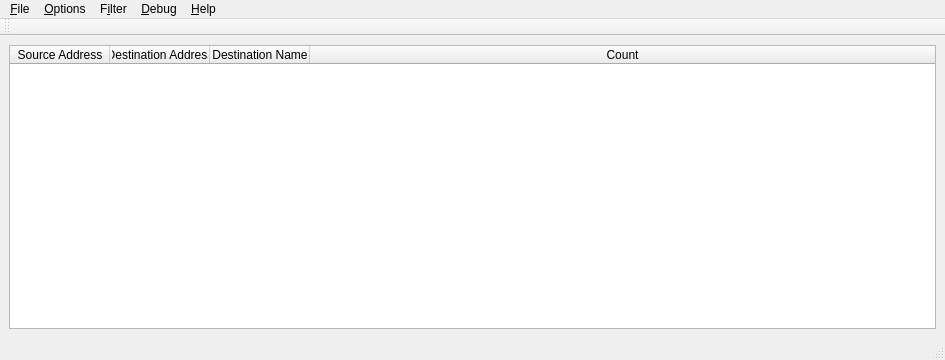
<?xml version="1.0" encoding="UTF-8"?>
<ui version="4.0">
 <class>MainWindow</class>
 <widget class="QMainWindow" name="MainWindow">
  <property name="geometry">
   <rect>
    <x>0</x>
    <y>0</y>
    <width>945</width>
    <height>360</height>
   </rect>
  </property>
  <property name="windowTitle">
   <string>TED Call Logger</string>
  </property>
  <property name="windowIcon">
   <iconset>
    <normaloff>icon/icon.ico</normaloff>icon/icon.ico</iconset>
  </property>
  <widget class="QWidget" name="centralwidget">
   <layout class="QVBoxLayout" name="verticalLayout_2">
    <item>
     <layout class="QVBoxLayout" name="verticalLayout">
      <item>
       <widget class="QTableWidget" name="tableWidget_Calls">
        <property name="contextMenuPolicy">
         <enum>Qt::CustomContextMenu</enum>
        </property>
        <property name="horizontalScrollBarPolicy">
         <enum>Qt::ScrollBarAlwaysOff</enum>
        </property>
        <property name="sizeAdjustPolicy">
         <enum>QAbstractScrollArea::AdjustToContents</enum>
        </property>
        <property name="editTriggers">
         <set>QAbstractItemView::NoEditTriggers</set>
        </property>
        <property name="alternatingRowColors">
         <bool>true</bool>
        </property>
        <property name="selectionMode">
         <enum>QAbstractItemView::SingleSelection</enum>
        </property>
        <property name="selectionBehavior">
         <enum>QAbstractItemView::SelectRows</enum>
        </property>
        <property name="sortingEnabled">
         <bool>true</bool>
        </property>
        <property name="wordWrap">
         <bool>true</bool>
        </property>
        <attribute name="horizontalHeaderStretchLastSection">
         <bool>true</bool>
        </attribute>
        <attribute name="verticalHeaderVisible">
         <bool>false</bool>
        </attribute>
        <column>
         <property name="text">
          <string>Source Address</string>
         </property>
        </column>
        <column>
         <property name="text">
          <string>Destination Address</string>
         </property>
        </column>
        <column>
         <property name="text">
          <string>Destination Name</string>
         </property>
        </column>
        <column>
         <property name="text">
          <string>Count</string>
         </property>
        </column>
       </widget>
      </item>
     </layout>
    </item>
   </layout>
  </widget>
  <widget class="QMenuBar" name="menubar">
   <property name="geometry">
    <rect>
     <x>0</x>
     <y>0</y>
     <width>945</width>
     <height>21</height>
    </rect>
   </property>
   <widget class="QMenu" name="menu_File">
    <property name="title">
     <string>&amp;File</string>
    </property>
    <addaction name="separator"/>
    <addaction name="action_Attach"/>
    <addaction name="separator"/>
    <addaction name="action_Exit"/>
   </widget>
   <widget class="QMenu" name="menu_Filter">
    <property name="title">
     <string>F&amp;ilter</string>
    </property>
    <addaction name="action_Disable_all_shown"/>
    <addaction name="action_Disable_custom"/>
    <addaction name="separator"/>
    <addaction name="action_Enable_all_shown"/>
    <addaction name="action_Enable_custom"/>
    <addaction name="separator"/>
    <addaction name="action_Clear"/>
    <addaction name="separator"/>
   </widget>
   <widget class="QMenu" name="menu_Options">
    <property name="title">
     <string>&amp;Options</string>
    </property>
    <addaction name="action_Return_context"/>
    <addaction name="action_Return_call_stack"/>
    <addaction name="action_Return_symbols"/>
    <addaction name="action_Unsafe_memory_mode"/>
    <addaction name="action_Use_invasive_breakpoints"/>
    <addaction name="action_Auto_disable_incoming"/>
    <addaction name="separator"/>
    <addaction name="action_Set_symbol_path"/>
    <addaction name="separator"/>
   </widget>
   <widget class="QMenu" name="menu_Help">
    <property name="title">
     <string>&amp;Help</string>
    </property>
    <addaction name="action_About"/>
   </widget>
   <widget class="QMenu" name="menu_Debug">
    <property name="title">
     <string>&amp;Debug</string>
    </property>
    <addaction name="separator"/>
    <addaction name="action_Get_modules"/>
    <addaction name="action_Disassemble_address"/>
    <addaction name="action_Memory"/>
    <addaction name="separator"/>
    <addaction name="action_Enable_console"/>
    <addaction name="action_Enable_logging"/>
    <addaction name="separator"/>
    <addaction name="action_Invoke_test_function"/>
    <addaction name="separator"/>
   </widget>
   <addaction name="menu_File"/>
   <addaction name="menu_Options"/>
   <addaction name="menu_Filter"/>
   <addaction name="menu_Debug"/>
   <addaction name="menu_Help"/>
  </widget>
  <widget class="QStatusBar" name="statusbar"/>
  <widget class="QToolBar" name="toolBar">
   <property name="windowTitle">
    <string>toolBar</string>
   </property>
   <attribute name="toolBarArea">
    <enum>TopToolBarArea</enum>
   </attribute>
   <attribute name="toolBarBreak">
    <bool>false</bool>
   </attribute>
  </widget>
  <action name="action_Exit">
   <property name="text">
    <string>Exit</string>
   </property>
  </action>
  <action name="action_Disable_custom">
   <property name="text">
    <string>Disable custom</string>
   </property>
  </action>
  <action name="action_Disable_all_shown">
   <property name="checkable">
    <bool>false</bool>
   </property>
   <property name="text">
    <string>Disable all shown</string>
   </property>
  </action>
  <action name="action_Attach">
   <property name="text">
    <string>Attach</string>
   </property>
  </action>
  <action name="action_Return_context">
   <property name="checkable">
    <bool>true</bool>
   </property>
   <property name="checked">
    <bool>true</bool>
   </property>
   <property name="text">
    <string>Return context</string>
   </property>
  </action>
  <action name="action_Return_call_stack">
   <property name="checkable">
    <bool>true</bool>
   </property>
   <property name="checked">
    <bool>true</bool>
   </property>
   <property name="text">
    <string>Return call stack</string>
   </property>
  </action>
  <action name="action_Return_symbols">
   <property name="checkable">
    <bool>true</bool>
   </property>
   <property name="checked">
    <bool>true</bool>
   </property>
   <property name="text">
    <string>Return symbols</string>
   </property>
  </action>
  <action name="action_Set_symbol_path">
   <property name="text">
    <string>Set symbol path</string>
   </property>
  </action>
  <action name="action_Get_modules">
   <property name="text">
    <string>Modules</string>
   </property>
  </action>
  <action name="action_Disassemble_address">
   <property name="text">
    <string>Disassemble address</string>
   </property>
  </action>
  <action name="action_Invoke_test_function">
   <property name="text">
    <string>Invoke test function</string>
   </property>
  </action>
  <action name="action_Enable_console">
   <property name="checkable">
    <bool>true</bool>
   </property>
   <property name="text">
    <string>Enable console</string>
   </property>
  </action>
  <action name="action_Enable_logging">
   <property name="checkable">
    <bool>true</bool>
   </property>
   <property name="text">
    <string>Enable logging</string>
   </property>
  </action>
  <action name="action_Memory">
   <property name="text">
    <string>Memory</string>
   </property>
  </action>
  <action name="action_Use_invasive_breakpoints">
   <property name="checkable">
    <bool>true</bool>
   </property>
   <property name="checked">
    <bool>true</bool>
   </property>
   <property name="text">
    <string>Use invasive breakpoints (faster)</string>
   </property>
  </action>
  <action name="action_Enable_all_shown">
   <property name="text">
    <string>Enable all shown</string>
   </property>
  </action>
  <action name="action_Enable_custom">
   <property name="text">
    <string>Enable custom</string>
   </property>
  </action>
  <action name="action_Clear">
   <property name="text">
    <string>Clear</string>
   </property>
  </action>
  <action name="action_Unsafe_memory_mode">
   <property name="checkable">
    <bool>true</bool>
   </property>
   <property name="text">
    <string>Unsafe memory mode</string>
   </property>
  </action>
  <action name="action_Auto_disable_incoming">
   <property name="checkable">
    <bool>true</bool>
   </property>
   <property name="text">
    <string>Auto-disable incoming</string>
   </property>
  </action>
  <action name="action_About">
   <property name="text">
    <string>About</string>
   </property>
  </action>
 </widget>
 <resources/>
 <connections/>
</ui>
